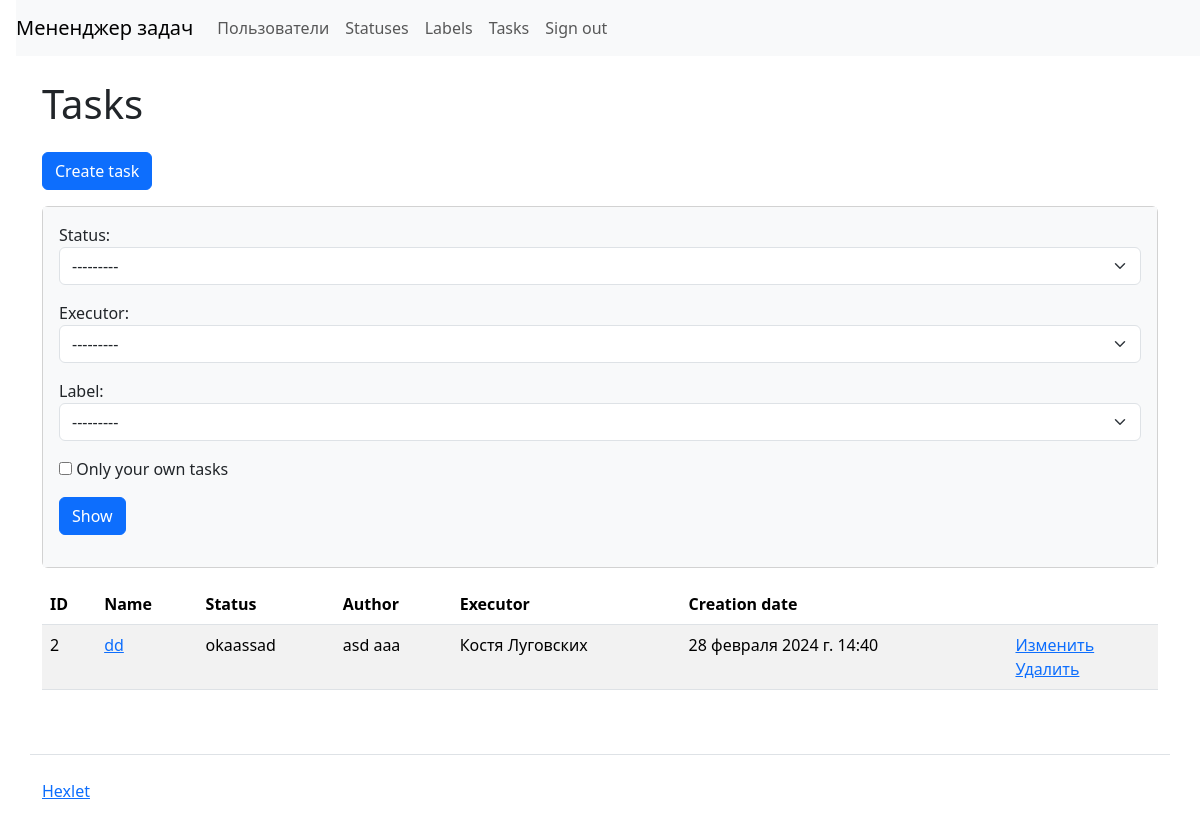
The app's page /tasks/ (signed in), older data.
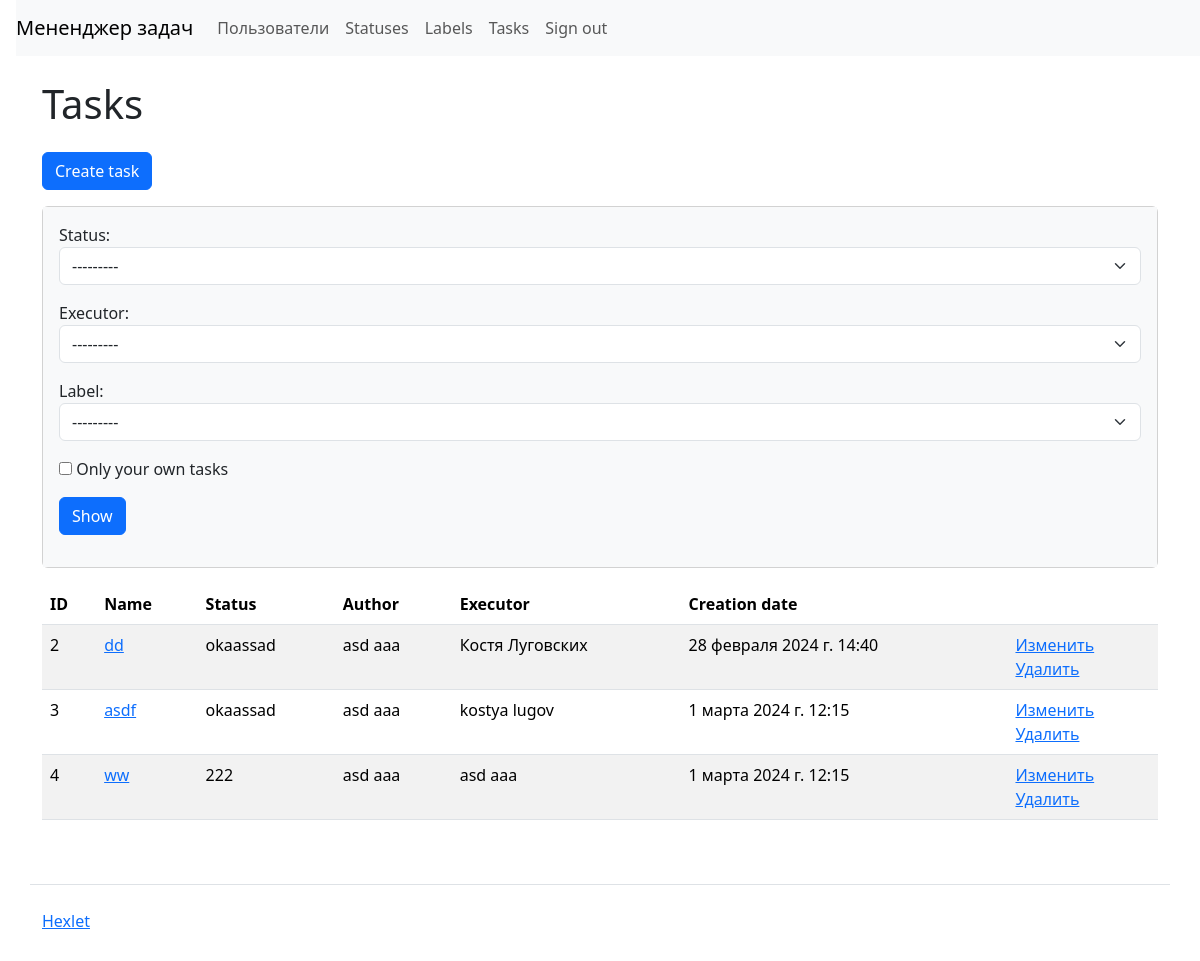
The same page, newer data.
### task_manager/tasks/models.py (models this page shows, shortened)
class Tasks(models.Model):
    name = models.CharField(max_length=200, unique=True, verbose_name=_('Name'))
    description = models.TextField(max_length=500, blank=True, null=True, verbose_name=_('Description'))
    status = models.ForeignKey(Statuses, on_delete=models.PROTECT, related_name='status', verbose_name=_('Status'))
    author = models.ForeignKey(Users, on_delete=models.PROTECT, related_name='author', verbose_name=_('Author'))
    executor = models.ForeignKey(Users, on_delete=models.PROTECT, related_name='executor', verbose_name=_('Executor'), blank=True, null=True)
    labels = models.ManyToManyField(Labels, blank=True, related_name='labels', verbose_name=_('Labels'))
    timestamp = models.DateTimeField(auto_now_add=True, verbose_name=_('Date of creation'))

### task_manager/statuses/models.py (models this page shows)
class Statuses(models.Model):
    name = models.CharField(max_length=200, unique=True, verbose_name=_('Name'))
    timestamp = models.DateTimeField(auto_now_add=True)
    def __str__(self):
        return self.name

### task_manager/users/models.py (models this page shows)
class Users(AbstractUser):
    def __str__(self):
        return self.get_full_name()

### task_manager/tasks/views.py (the view)
# urls.py: path('', views.IndexView.as_view(), name='index_labels'),
class IndexView(LoginRequiredMixin, FilterView):
    filterset_class = TasksFilter
    template_name = 'tasks/index.html'
    context_object_name = 'tasks'
    def get_context_data(self, **kwargs):
        context = super().get_context_data(**kwargs)
        context['messages'] = messages.get_messages(self.request)
        return context

### task_manager/labels/models.py (called while the page is built)
    def __str__(self):
        return self.name

### task_manager/templates/tasks/index.html
{% extends 'layout.html' %}
{% load django_bootstrap5 i18n %}
{% block content %}
<h1 class="my-4"> {% translate "Tasks" %}</h1>
<a class="btn btn-primary mb-3" href="{% url 'create_task' %}">{% translate "Create task" %}</a>
<div class="card mb-3">
  <div class="card-body bg-light">
      <form class="form-inline center mb-3" action="{% url 'index_tasks' %}">
          {{ filter.form.as_p }}
          <input class="btn btn-primary" type="submit" value="{% translate 'Show' %}">
      </form>
  </div>
</div>
<table class="table table-striped">
    <thead>
        <tr>
          <th>ID</th>
          <th>{% translate "Name" %}</th>
          <th>{% translate "Status" %}</th>
          <th>{% translate "Author" %}</th>
          <th>{% translate "Executor" %}</th>
          <th>{% translate "Сreation date" %}</th>
          <th></th>
        </tr>
    </thead>
    <tbody>
      {% for task in filter.qs %}
        <tr>
          <td>{{ task.id }}</td>
          <td><a href="{% url 'show_task' task.id %}">{{ task.name }}</a></td>
          <td>{{ task.status }}</td>
          <td>{{ task.author }}</td>
          {% if task.executor %}
            <td>{{ task.executor }}</td>
            {% else %}
            <td></td>
          {% endif %}
          <td>{{ task.timestamp }}</td>
          <td>
            <a href="{% url 'update_task' task.id %}">{% translate "Change" %}</a>
            <br>
            <a href="{% url 'delete_task' task.id %}">{% translate "Delete" %}</a>
          </td>
        </tr>
        {% endfor %}
    </tbody>
</table>
{% endblock %}

### task_manager/templates/layout.html (shortened to what this page needs)
{% load django_bootstrap5 i18n %}
<!DOCTYPE html>
<html lang="{{ LANGUAGE_CODE }}">
  <head>
    {% bootstrap_css %}
  </head>
  <body class="d-flex flex-column min-vh-100">
    {% include "./navigation.html" %}
      <div class="container wrapper flex-grow-1">
        {% block content %}
        {% endblock %}
      </div>
    <footer>
      <div class="container my-5 pt-4 border-top">
        <a target="_blank" href="https://ru.hexlet.io">Hexlet</a>
      </div>
    </footer>
  </body>
</html>

### task_manager/templates/navigation.html (shortened to what this page needs)
{% load django_bootstrap5 i18n %}
<nav class="navbar navbar-expand-lg navbar-light bg-light ms-3">
    <a class="navbar-brand" href="/">{% translate "Task manager" %}</a>
    <div class="collapse navbar-collapse" id="navbarToggleExternalContent">
        <ul class="navbar-nav mr-auto">
          <li class="nav-item">
            <a class="nav-link" href="{% url 'index_users' %}">{% translate "Users" %}</a>
          </li>
          {% if user.is_authenticated %}
          <li class="nav-item">
            <a class="nav-link" href="{% url 'index_statuses' %}">{% translate "Statuses" %}</a>
          </li>
          <li class="nav-item">
            <a class="nav-link" href="{% url 'index_labels' %}">{% translate "Labels" %}</a>
          </li>
          <li class="nav-item">
            <a class="nav-link" href="{% url 'index_tasks' %}">{% translate "Tasks" %}</a>
          </li>
          {% endif %}
        </ul>
        <ul class="navbar-nav">
          {% if user.is_authenticated %}
          <form action="{% url 'logout' %}" method="post">
            <input class="btn nav-link" type="submit" value="{% translate 'Sign out' %}">
          </form>
          {% endif %}
        </ul>
    </div>
</nav>

Row changes from the older to the newer data that the page shows:
added Tasks: id "3", name "asdf", status "okaassad", author "asd aaa", executor "kostya lugov", timestamp "1 марта 2024 г. 12:15"
added Tasks: id "4", name "ww", status "222", author "asd aaa", executor "asd aaa", timestamp "1 марта 2024 г. 12:15"
